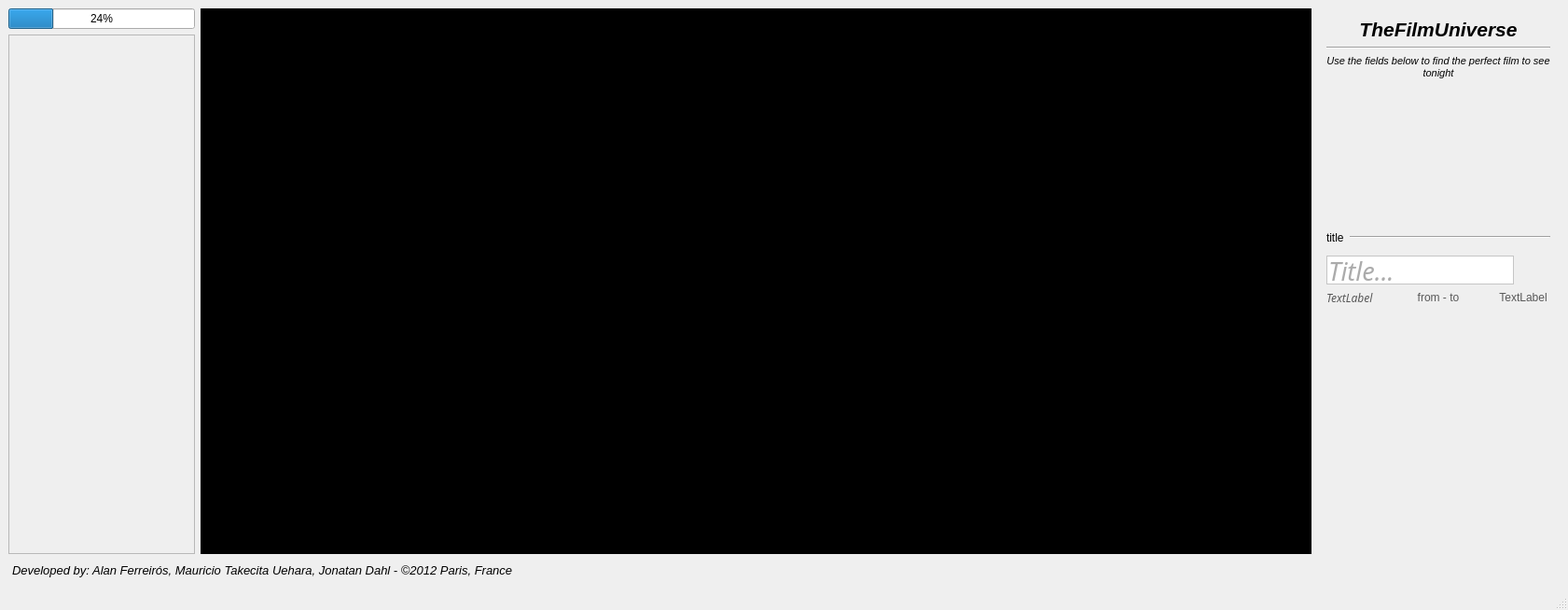
<?xml version="1.0" encoding="UTF-8"?>
<ui version="4.0">
 <class>FilterForm</class>
 <widget class="QMainWindow" name="FilterForm">
  <property name="geometry">
   <rect>
    <x>0</x>
    <y>0</y>
    <width>1681</width>
    <height>654</height>
   </rect>
  </property>
  <property name="windowTitle">
   <string>MainWindow</string>
  </property>
  <widget class="QWidget" name="centralwidget">
   <layout class="QHBoxLayout" name="horizontalLayout_7">
    <item>
     <layout class="QGridLayout" name="gridLayout_3">
      <item row="2" column="0">
       <widget class="QTextBrowser" name="textBrowser">
        <property name="minimumSize">
         <size>
          <width>700</width>
          <height>23</height>
         </size>
        </property>
        <property name="maximumSize">
         <size>
          <width>16777215</width>
          <height>23</height>
         </size>
        </property>
        <property name="styleSheet">
         <string notr="true">background-color: rgba(255, 255, 255, 0);</string>
        </property>
        <property name="frameShape">
         <enum>QFrame::NoFrame</enum>
        </property>
        <property name="verticalScrollBarPolicy">
         <enum>Qt::ScrollBarAlwaysOff</enum>
        </property>
        <property name="horizontalScrollBarPolicy">
         <enum>Qt::ScrollBarAlwaysOff</enum>
        </property>
        <property name="html">
         <string>&lt;!DOCTYPE HTML PUBLIC &quot;-//W3C//DTD HTML 4.0//EN&quot; &quot;http://www.w3.org/TR/REC-html40/strict.dtd&quot;&gt;
&lt;html&gt;&lt;head&gt;&lt;meta name=&quot;qrichtext&quot; content=&quot;1&quot; /&gt;&lt;style type=&quot;text/css&quot;&gt;
p, li { white-space: pre-wrap; }
&lt;/style&gt;&lt;/head&gt;&lt;body style=&quot; font-family:'Sans'; font-size:10pt; font-weight:400; font-style:normal;&quot;&gt;
&lt;p style=&quot; margin-top:0px; margin-bottom:0px; margin-left:0px; margin-right:0px; -qt-block-indent:0; text-indent:0px;&quot;&gt;&lt;span style=&quot; font-family:'Myriad Pro'; font-style:italic;&quot;&gt;Developed by: Alan Ferreirós, Mauricio Takecita Uehara, Jonatan Dahl - ©2012 Paris, France&lt;/span&gt;&lt;/p&gt;&lt;/body&gt;&lt;/html&gt;</string>
        </property>
       </widget>
      </item>
      <item row="1" column="0">
       <layout class="QHBoxLayout" name="horizontalLayout_5">
        <item>
         <layout class="QVBoxLayout" name="verticalLayout_12">
          <item>
           <widget class="QProgressBar" name="filmListProgressBar">
            <property name="sizePolicy">
             <sizepolicy hsizetype="Preferred" vsizetype="Fixed">
              <horstretch>0</horstretch>
              <verstretch>0</verstretch>
             </sizepolicy>
            </property>
            <property name="value">
             <number>24</number>
            </property>
           </widget>
          </item>
          <item>
           <widget class="QScrollArea" name="filmListScrollArea">
            <property name="sizePolicy">
             <sizepolicy hsizetype="Minimum" vsizetype="Expanding">
              <horstretch>0</horstretch>
              <verstretch>0</verstretch>
             </sizepolicy>
            </property>
            <property name="minimumSize">
             <size>
              <width>200</width>
              <height>500</height>
             </size>
            </property>
            <property name="widgetResizable">
             <bool>true</bool>
            </property>
            <widget class="QWidget" name="scrollAreaWidgetContents">
             <property name="geometry">
              <rect>
               <x>0</x>
               <y>0</y>
               <width>198</width>
               <height>521</height>
              </rect>
             </property>
             <layout class="QVBoxLayout" name="verticalLayout_8">
              <property name="spacing">
               <number>0</number>
              </property>
              <property name="margin">
               <number>0</number>
              </property>
              <item>
               <layout class="QVBoxLayout" name="verticalLayout_6">
                <item>
                 <widget class="QWidget" name="widget_6" native="true">
                  <property name="sizePolicy">
                   <sizepolicy hsizetype="Preferred" vsizetype="Maximum">
                    <horstretch>0</horstretch>
                    <verstretch>0</verstretch>
                   </sizepolicy>
                  </property>
                  <layout class="QVBoxLayout" name="verticalLayout_10">
                   <property name="spacing">
                    <number>0</number>
                   </property>
                   <property name="leftMargin">
                    <number>0</number>
                   </property>
                   <property name="topMargin">
                    <number>0</number>
                   </property>
                   <property name="rightMargin">
                    <number>0</number>
                   </property>
                   <property name="bottomMargin">
                    <number>5</number>
                   </property>
                   <item>
                    <layout class="QVBoxLayout" name="filmListLayout_2"/>
                   </item>
                  </layout>
                 </widget>
                </item>
                <item>
                 <spacer name="verticalSpacer">
                  <property name="orientation">
                   <enum>Qt::Vertical</enum>
                  </property>
                  <property name="sizeHint" stdset="0">
                   <size>
                    <width>20</width>
                    <height>40</height>
                   </size>
                  </property>
                 </spacer>
                </item>
               </layout>
              </item>
             </layout>
            </widget>
           </widget>
          </item>
         </layout>
        </item>
        <item>
         <layout class="QVBoxLayout" name="verticalLayout">
          <item>
           <widget class="QWidget" name="filmSpaceWidget" native="true">
            <property name="sizePolicy">
             <sizepolicy hsizetype="Expanding" vsizetype="Expanding">
              <horstretch>0</horstretch>
              <verstretch>0</verstretch>
             </sizepolicy>
            </property>
            <property name="minimumSize">
             <size>
              <width>500</width>
              <height>500</height>
             </size>
            </property>
            <property name="styleSheet">
             <string notr="true">background-color: rgb(0,0,0);</string>
            </property>
            <layout class="QVBoxLayout" name="verticalLayout_14">
             <item>
              <layout class="QVBoxLayout" name="filmSpaceLayout">
               <property name="sizeConstraint">
                <enum>QLayout::SetMaximumSize</enum>
               </property>
              </layout>
             </item>
            </layout>
           </widget>
          </item>
         </layout>
        </item>
        <item>
         <layout class="QVBoxLayout" name="verticalLayout_3">
          <property name="sizeConstraint">
           <enum>QLayout::SetFixedSize</enum>
          </property>
          <property name="margin">
           <number>10</number>
          </property>
          <item>
           <layout class="QGridLayout" name="gridLayout_2">
            <property name="sizeConstraint">
             <enum>QLayout::SetNoConstraint</enum>
            </property>
            <item row="0" column="0">
             <widget class="QLabel" name="titel">
              <property name="sizePolicy">
               <sizepolicy hsizetype="Minimum" vsizetype="Minimum">
                <horstretch>0</horstretch>
                <verstretch>0</verstretch>
               </sizepolicy>
              </property>
              <property name="font">
               <font>
                <family>Helvetica</family>
                <pointsize>16</pointsize>
                <weight>75</weight>
                <italic>true</italic>
                <bold>true</bold>
               </font>
              </property>
              <property name="styleSheet">
               <string notr="true">font: oblique bold 16pt &quot;Helvetica&quot;;</string>
              </property>
              <property name="text">
               <string>TheFilmUniverse</string>
              </property>
              <property name="scaledContents">
               <bool>false</bool>
              </property>
              <property name="alignment">
               <set>Qt::AlignCenter</set>
              </property>
             </widget>
            </item>
            <item row="2" column="0">
             <widget class="QLabel" name="titel_2">
              <property name="sizePolicy">
               <sizepolicy hsizetype="Minimum" vsizetype="Minimum">
                <horstretch>0</horstretch>
                <verstretch>0</verstretch>
               </sizepolicy>
              </property>
              <property name="font">
               <font>
                <family>Helvetica</family>
                <pointsize>8</pointsize>
                <weight>50</weight>
                <italic>true</italic>
                <bold>false</bold>
               </font>
              </property>
              <property name="styleSheet">
               <string notr="true">font: oblique 8pt &quot;Helvetica&quot;;</string>
              </property>
              <property name="text">
               <string>Use the fields below to find the perfect film to see tonight</string>
              </property>
              <property name="scaledContents">
               <bool>false</bool>
              </property>
              <property name="alignment">
               <set>Qt::AlignCenter</set>
              </property>
              <property name="wordWrap">
               <bool>true</bool>
              </property>
             </widget>
            </item>
            <item row="1" column="0">
             <widget class="Line" name="line">
              <property name="orientation">
               <enum>Qt::Horizontal</enum>
              </property>
             </widget>
            </item>
           </layout>
          </item>
          <item>
           <spacer name="verticalSpacer_2">
            <property name="orientation">
             <enum>Qt::Vertical</enum>
            </property>
            <property name="sizeType">
             <enum>QSizePolicy::Expanding</enum>
            </property>
            <property name="sizeHint" stdset="0">
             <size>
              <width>20</width>
              <height>40</height>
             </size>
            </property>
           </spacer>
          </item>
          <item>
           <layout class="QGridLayout" name="gridLayout">
            <item row="0" column="0">
             <widget class="QLabel" name="titleLabel">
              <property name="sizePolicy">
               <sizepolicy hsizetype="Fixed" vsizetype="Preferred">
                <horstretch>0</horstretch>
                <verstretch>0</verstretch>
               </sizepolicy>
              </property>
              <property name="styleSheet">
               <string notr="true">font:oblique 8pt &quot;Myriad Pro&quot;;</string>
              </property>
              <property name="text">
               <string>title</string>
              </property>
             </widget>
            </item>
            <item row="0" column="1">
             <widget class="Line" name="line_2">
              <property name="orientation">
               <enum>Qt::Horizontal</enum>
              </property>
             </widget>
            </item>
           </layout>
          </item>
          <item>
           <widget class="QWidget" name="widget_3" native="true"/>
          </item>
          <item>
           <widget class="QFrame" name="frame">
            <property name="sizePolicy">
             <sizepolicy hsizetype="Fixed" vsizetype="Fixed">
              <horstretch>0</horstretch>
              <verstretch>0</verstretch>
             </sizepolicy>
            </property>
            <property name="minimumSize">
             <size>
              <width>201</width>
              <height>31</height>
             </size>
            </property>
            <property name="styleSheet">
             <string notr="true">background-color: rgb(255, 255, 255);</string>
            </property>
            <property name="frameShape">
             <enum>QFrame::StyledPanel</enum>
            </property>
            <property name="frameShadow">
             <enum>QFrame::Raised</enum>
            </property>
            <widget class="QLineEdit" name="titleInput">
             <property name="enabled">
              <bool>true</bool>
             </property>
             <property name="geometry">
              <rect>
               <x>0</x>
               <y>0</y>
               <width>201</width>
               <height>31</height>
              </rect>
             </property>
             <property name="sizePolicy">
              <sizepolicy hsizetype="Fixed" vsizetype="Fixed">
               <horstretch>0</horstretch>
               <verstretch>0</verstretch>
              </sizepolicy>
             </property>
             <property name="minimumSize">
              <size>
               <width>201</width>
               <height>31</height>
              </size>
             </property>
             <property name="maximumSize">
              <size>
               <width>16777215</width>
               <height>31</height>
              </size>
             </property>
             <property name="font">
              <font>
               <family>Myriad Pro</family>
               <pointsize>20</pointsize>
               <weight>50</weight>
               <italic>true</italic>
               <bold>false</bold>
              </font>
             </property>
             <property name="autoFillBackground">
              <bool>false</bool>
             </property>
             <property name="styleSheet">
              <string notr="true">font: italic 20pt &quot;Myriad Pro&quot;;
color: rgb(88, 88, 88);
background-color: rgb(252, 252, 252, 0);
border-color: rgb(107, 107, 107);</string>
             </property>
             <property name="frame">
              <bool>false</bool>
             </property>
             <property name="placeholderText" stdset="0">
              <string>Title...</string>
             </property>
            </widget>
           </widget>
          </item>
          <item>
           <layout class="QVBoxLayout" name="yearSliderLayout">
            <property name="spacing">
             <number>2</number>
            </property>
            <property name="sizeConstraint">
             <enum>QLayout::SetFixedSize</enum>
            </property>
            <property name="leftMargin">
             <number>0</number>
            </property>
            <property name="topMargin">
             <number>0</number>
            </property>
           </layout>
          </item>
          <item>
           <layout class="QHBoxLayout" name="horizontalLayout">
            <item>
             <widget class="QLabel" name="labelYearMin">
              <property name="font">
               <font>
                <family>Myriad Pro</family>
                <pointsize>9</pointsize>
                <weight>50</weight>
                <italic>true</italic>
                <bold>false</bold>
               </font>
              </property>
              <property name="styleSheet">
               <string notr="true">font: italic 9pt &quot;Myriad Pro&quot;;
color: rgb(88, 88, 88);</string>
              </property>
              <property name="text">
               <string>TextLabel</string>
              </property>
             </widget>
            </item>
            <item>
             <widget class="QLabel" name="fromto">
              <property name="layoutDirection">
               <enum>Qt::RightToLeft</enum>
              </property>
              <property name="autoFillBackground">
               <bool>false</bool>
              </property>
              <property name="styleSheet">
               <string notr="true">font: italic 9pt &quot;Myriad Pro&quot;;
color: rgb(88, 88, 88);</string>
              </property>
              <property name="text">
               <string>from - to</string>
              </property>
              <property name="textFormat">
               <enum>Qt::RichText</enum>
              </property>
              <property name="scaledContents">
               <bool>false</bool>
              </property>
              <property name="alignment">
               <set>Qt::AlignCenter</set>
              </property>
              <property name="margin">
               <number>0</number>
              </property>
              <property name="openExternalLinks">
               <bool>false</bool>
              </property>
             </widget>
            </item>
            <item>
             <widget class="QLabel" name="labelYearMax">
              <property name="layoutDirection">
               <enum>Qt::RightToLeft</enum>
              </property>
              <property name="autoFillBackground">
               <bool>false</bool>
              </property>
              <property name="styleSheet">
               <string notr="true">font: italic 9pt &quot;Myriad Pro&quot;;
color: rgb(88, 88, 88);</string>
              </property>
              <property name="text">
               <string>TextLabel </string>
              </property>
              <property name="textFormat">
               <enum>Qt::RichText</enum>
              </property>
              <property name="scaledContents">
               <bool>false</bool>
              </property>
              <property name="alignment">
               <set>Qt::AlignRight|Qt::AlignTrailing|Qt::AlignVCenter</set>
              </property>
              <property name="margin">
               <number>0</number>
              </property>
              <property name="openExternalLinks">
               <bool>false</bool>
              </property>
             </widget>
            </item>
           </layout>
          </item>
          <item>
           <layout class="QHBoxLayout" name="horizontalLayout_2">
            <item>
             <widget class="QWidget" name="widget" native="true">
              <property name="minimumSize">
               <size>
                <width>0</width>
                <height>250</height>
               </size>
              </property>
              <property name="maximumSize">
               <size>
                <width>16777215</width>
                <height>250</height>
               </size>
              </property>
              <layout class="QVBoxLayout" name="verticalLayout_2">
               <property name="spacing">
                <number>0</number>
               </property>
               <property name="margin">
                <number>0</number>
               </property>
               <item>
                <layout class="QVBoxLayout" name="checkBoxesLeft"/>
               </item>
              </layout>
             </widget>
            </item>
            <item>
             <widget class="QWidget" name="widget_2" native="true">
              <property name="minimumSize">
               <size>
                <width>0</width>
                <height>250</height>
               </size>
              </property>
              <property name="maximumSize">
               <size>
                <width>16777215</width>
                <height>250</height>
               </size>
              </property>
              <layout class="QVBoxLayout" name="verticalLayout_4">
               <property name="spacing">
                <number>0</number>
               </property>
               <property name="margin">
                <number>0</number>
               </property>
               <item>
                <layout class="QVBoxLayout" name="checkBoxesRight"/>
               </item>
              </layout>
             </widget>
            </item>
           </layout>
          </item>
         </layout>
        </item>
       </layout>
      </item>
     </layout>
    </item>
   </layout>
  </widget>
  <widget class="QMenuBar" name="menubar">
   <property name="geometry">
    <rect>
     <x>0</x>
     <y>0</y>
     <width>1681</width>
     <height>25</height>
    </rect>
   </property>
  </widget>
  <widget class="QStatusBar" name="statusbar"/>
 </widget>
 <resources/>
 <connections/>
</ui>
